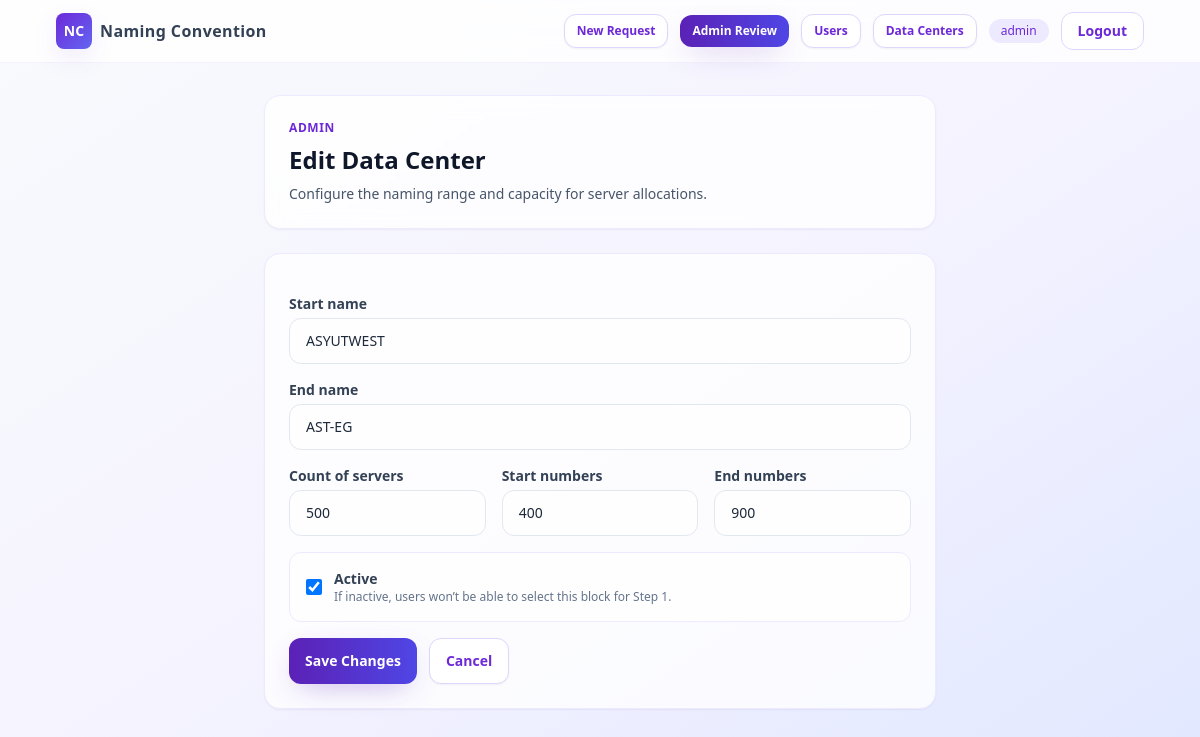
Page /requests/admin/datacenters/2/edit/ (signed in) on the committed database.
### naming/models.py (models this page shows, shortened)
class DataCenter(models.Model):
    start_name = models.CharField(max_length=64, unique=True)
    end_name = models.CharField(max_length=64)
    count_of_servers = models.PositiveIntegerField()
    start_numbers = models.PositiveIntegerField()
    end_numbers = models.PositiveIntegerField()
    is_active = models.BooleanField(default=True)
    created_at = models.DateTimeField(auto_now_add=True)
    updated_at = models.DateTimeField(auto_now=True)
    class Meta:
        ordering = ["start_name"]

### naming/views_admin.py (the view, shortened to what this page needs)
# urls.py: path("admin/datacenters/<int:pk>/edit/", AdminDataCenterUpdateView.as_view(), name="admin_datacenters_edit"),
class AdminDataCenterUpdateView(LoginRequiredMixin, StaffRequiredMixin, UpdateView):
    model = DataCenter
    form_class = DataCenterForm
    template_name = "naming/admin/datacenter_form.html"
    success_url = reverse_lazy("admin_datacenters_list")
    def get_context_data(self, **kwargs: Any) -> dict[str, Any]:
        ctx = super().get_context_data(**kwargs)
        ctx["is_edit"] = True
        return ctx

### naming/views_admin.py (called while the page is built)
    def test_func(self) -> bool:
        return bool(self.request.user and self.request.user.is_staff)

### naming/templates/naming/admin/datacenter_form.html (shortened to what this page needs)
{% extends "base.html" %}
{% block content %}
<div class="mx-auto max-w-2xl">
  <div class="mb-6 rounded-2xl border border-violet-100 bg-white/80 p-6 shadow-sm backdrop-blur">
    <div class="text-xs font-semibold uppercase tracking-wider text-violet-700">Admin</div>
    <h1 class="mt-2 text-2xl font-bold text-slate-900">
      {% if is_edit %}Edit{% else %}Create{% endif %} Data Center
    </h1>
    <p class="mt-2 text-sm text-slate-600">Configure the naming range and capacity for server allocations.</p>
  </div>
  <div class="rounded-2xl border border-violet-100 bg-white/80 p-6 shadow-sm">
    <form method="post" class="space-y-4">
      <div>
        <label class="mb-1 block text-sm font-semibold text-slate-700">{{ form.start_name.label }}</label>
        {{ form.start_name }}
      </div>
      <div>
        <label class="mb-1 block text-sm font-semibold text-slate-700">{{ form.end_name.label }}</label>
        {{ form.end_name }}
      </div>
      <div class="grid gap-4 sm:grid-cols-3">
        <div>
          <label class="mb-1 block text-sm font-semibold text-slate-700">{{ form.count_of_servers.label }}</label>
          {{ form.count_of_servers }}
        </div>
        <div>
          <label class="mb-1 block text-sm font-semibold text-slate-700">{{ form.start_numbers.label }}</label>
          {{ form.start_numbers }}
        </div>
        <div>
          <label class="mb-1 block text-sm font-semibold text-slate-700">{{ form.end_numbers.label }}</label>
          {{ form.end_numbers }}
        </div>
      </div>
      <div class="flex items-center gap-3 rounded-xl border border-violet-100 bg-white/70 p-4">
        {{ form.is_active }}
        <div>
          <div class="text-sm font-semibold text-slate-700">Active</div>
          <div class="text-xs text-slate-500">If inactive, users won’t be able to select this block for Step 1.</div>
        </div>
      </div>
      <div class="flex flex-col gap-3 sm:flex-row">
        <button type="submit"
          class="w-full rounded-xl bg-gradient-to-r from-brand-600 to-indigo-600 px-4 py-3 text-sm font-semibold text-white shadow-soft transition duration-200 hover:-translate-y-0.5 hover:from-brand-700 hover:to-indigo-700 focus:outline-none focus:ring-4 focus:ring-violet-200 sm:w-auto">
          {% if is_edit %}Save Changes{% else %}Create Data Center{% endif %}
        </button>
        <a href="{% url 'admin_datacenters_list' %}"
           class="w-full rounded-xl border border-violet-200 bg-white px-4 py-3 text-sm font-semibold text-violet-700 shadow-sm transition duration-200 hover:border-violet-300 hover:bg-violet-50 focus:outline-none focus:ring-4 focus:ring-violet-200 text-center sm:w-auto">
          Cancel
        </a>
      </div>
    </form>
  </div>
</div>
{% endblock %}

### templates/base.html (shortened to what this page needs)
{% load static %}
<!DOCTYPE html>
<html lang="en">
<head>
    <script src="https://cdn.tailwindcss.com"></script>
</head>
<body class="min-h-screen bg-gradient-to-br from-slate-50 via-violet-50 to-indigo-100 text-slate-800">
    <div class="min-h-screen">
        <nav class="sticky top-0 z-30 border-b border-violet-100/60 bg-white/80 backdrop-blur-md">
            <div class="mx-auto flex w-full max-w-6xl items-center justify-between px-4 py-3 sm:px-6 lg:px-8">
                <a href="{% url 'home' %}" class="group inline-flex items-center gap-2 transition">
                    <span class="inline-flex h-9 w-9 items-center justify-center rounded-lg bg-gradient-to-br from-brand-500 to-indigo-500 text-sm font-bold text-white shadow-soft transition-transform duration-200 group-hover:scale-105">NC</span>
                    <span class="text-sm font-semibold tracking-wide text-slate-700 sm:text-base">Naming Convention</span>
                </a>
                <div class="flex items-center gap-2 sm:gap-3">
                    {% if request.user.is_authenticated %}
                        <a href="{% url 'naming_requests_start' %}"
                           class="hidden rounded-xl border border-violet-200 bg-white px-3 py-2 text-xs font-semibold text-violet-700 shadow-sm transition duration-200 hover:border-violet-300 hover:bg-violet-50 sm:inline">
                            New Request
                        </a>
                        {% if request.user.is_staff %}
                            <a href="{% url 'admin_naming_request_list' %}"
                               class="hidden rounded-xl bg-gradient-to-r from-brand-600 to-indigo-600 px-3 py-2 text-xs font-semibold text-white shadow-soft transition duration-200 hover:-translate-y-0.5 hover:from-brand-700 hover:to-indigo-700 sm:inline">
                                Admin Review
                            </a>
                            <a href="{% url 'admin_users_list' %}"
                               class="hidden rounded-xl border border-violet-200 bg-white px-3 py-2 text-xs font-semibold text-violet-700 shadow-sm transition duration-200 hover:border-violet-300 hover:bg-violet-50 sm:inline">
                                Users
                            </a>
                            <a href="{% url 'admin_datacenters_list' %}"
                               class="hidden rounded-xl border border-violet-200 bg-white px-3 py-2 text-xs font-semibold text-violet-700 shadow-sm transition duration-200 hover:border-violet-300 hover:bg-violet-50 sm:inline">
                                Data Centers
                            </a>
                        {% endif %}
                        <span class="hidden rounded-full bg-violet-100 px-3 py-1 text-xs font-medium text-violet-700 sm:inline">{{ request.user.username }}</span>
                        <form method="post" action="{% url 'logout' %}">
                            <button type="submit" class="rounded-xl border border-violet-200 bg-white px-3 py-2 text-xs font-semibold text-violet-700 transition duration-200 hover:border-violet-300 hover:bg-violet-50 sm:px-4 sm:text-sm">
                                Logout
                            </button>
                        </form>
                    {% else %}
                        <a href="{% url 'login' %}" class="rounded-xl bg-gradient-to-r from-brand-600 to-indigo-600 px-4 py-2 text-xs font-semibold text-white shadow-soft transition duration-200 hover:-translate-y-0.5 hover:from-brand-700 hover:to-indigo-700 sm:text-sm">
                            Login
                        </a>
                    {% endif %}
                </div>
            </div>
        </nav>
        <main class="mx-auto w-full max-w-6xl px-4 py-8 sm:px-6 lg:px-8">
            {% block content %}{% endblock %}
        </main>
    </div>
</body>
</html>

### rows in the picture
DataCenter: start_name "ASYUTWEST", end_name "AST-EG", count_of_servers "500", start_numbers "400", end_numbers "900", is_active "☑"

### other values in the picture
{{ request.user.username }} "admin"
